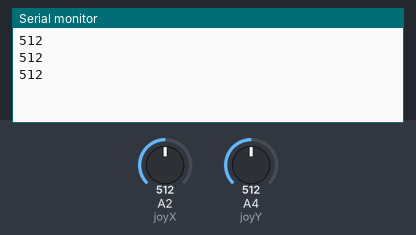
Recording of a sketch running on a simulated Arduino Uno, built with avr-gcc and run on an emulated ATmega328P. Parts: the last lines printed to the serial monitor. The inputs (shaded band) are chosen by the test bench; at power-on: A2 (joyX) = 512, A4 (joyY) = 512.

Above: at 6.3 s.
6.4 s: A2 (joyX) set to 716
At 12.2 s:
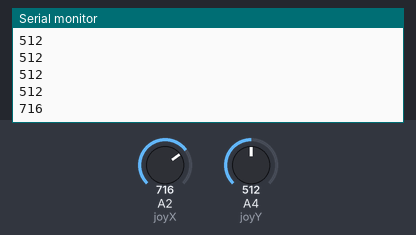
12.5 s: A4 (joyY) set to 306
At 14.2 s:
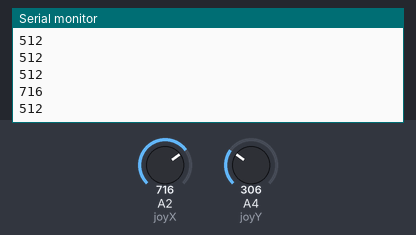
18.6 s: A2 (joyX) set to 900
At 19.6 s:
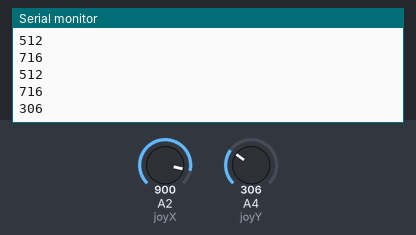
24.7 s: A4 (joyY) set to 122
At 28.5 s:
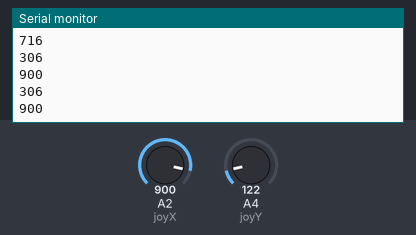
Timing chart, 0 to 30.0 s (numbered marks = the images above; inputs shaded):
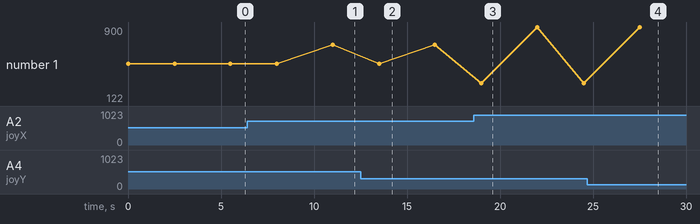

The sketch:

joystick.ino
```cpp
int joyX= 2;
int joyY= 4;
int xvalue;
int yvalue;

void setup() {
  Serial.begin(115200);
}

void loop() {
  // put your main code here, to run repeatedly:
  xvalue = analogRead (joyX);
  yvalue = analogRead (joyY);

  //print the values with to plot or view
  Serial.println(xvalue);
  delay(2500);
  Serial.println(yvalue);
  delay(3000);
}
```

Measured:
- after the input at 6.4 s, the serial monitor: prints a new line after 4.6 s (image 1)
- plotted number 1: 512 → 716 after the input at 6.4 s, 306 → 122 after the input at 24.7 s
